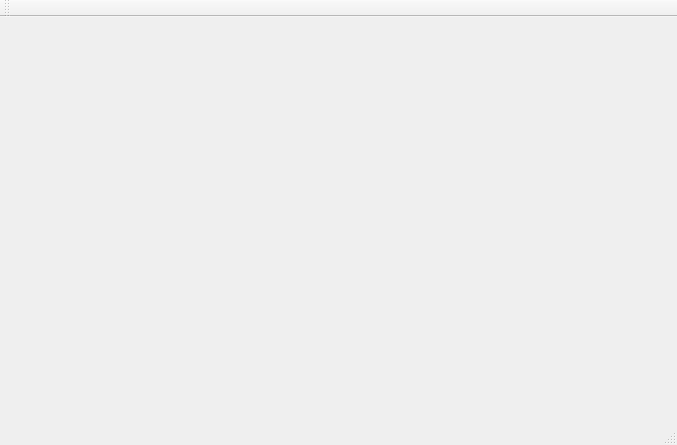
<?xml version="1.0" encoding="UTF-8"?>
<ui version="4.0">
 <class>MainWindow</class>
 <widget class="QMainWindow" name="MainWindow">
  <property name="geometry">
   <rect>
    <x>0</x>
    <y>0</y>
    <width>677</width>
    <height>445</height>
   </rect>
  </property>
  <property name="windowTitle">
   <string>MainWindow</string>
  </property>
  <widget class="QWidget" name="centralWidget">
   <widget class="QWidget" name="horizontalLayoutWidget">
    <property name="geometry">
     <rect>
      <x>-1</x>
      <y>90</y>
      <width>661</width>
      <height>191</height>
     </rect>
    </property>
    <layout class="QHBoxLayout" name="horizontalLayout">
     <item>
      <widget class="QWidget" name="dotButton" native="true">
       <property name="sizePolicy">
        <sizepolicy hsizetype="Preferred" vsizetype="Preferred">
         <horstretch>1</horstretch>
         <verstretch>0</verstretch>
        </sizepolicy>
       </property>
      </widget>
     </item>
     <item>
      <spacer name="horizontalSpacer">
       <property name="orientation">
        <enum>Qt::Horizontal</enum>
       </property>
       <property name="sizeHint" stdset="0">
        <size>
         <width>40</width>
         <height>20</height>
        </size>
       </property>
      </spacer>
     </item>
     <item>
      <widget class="QWidget" name="dashButton" native="true">
       <property name="sizePolicy">
        <sizepolicy hsizetype="Preferred" vsizetype="Preferred">
         <horstretch>1</horstretch>
         <verstretch>0</verstretch>
        </sizepolicy>
       </property>
      </widget>
     </item>
    </layout>
   </widget>
   <widget class="QWidget" name="endOfWordButton" native="true">
    <property name="geometry">
     <rect>
      <x>-1</x>
      <y>290</y>
      <width>661</width>
      <height>80</height>
     </rect>
    </property>
   </widget>
   <widget class="QWidget" name="backspaceButton" native="true">
    <property name="geometry">
     <rect>
      <x>0</x>
      <y>0</y>
      <width>661</width>
      <height>80</height>
     </rect>
    </property>
   </widget>
  </widget>
  <widget class="QMenuBar" name="menuBar">
   <property name="geometry">
    <rect>
     <x>0</x>
     <y>0</y>
     <width>677</width>
     <height>25</height>
    </rect>
   </property>
  </widget>
  <widget class="QToolBar" name="mainToolBar">
   <attribute name="toolBarArea">
    <enum>TopToolBarArea</enum>
   </attribute>
   <attribute name="toolBarBreak">
    <bool>false</bool>
   </attribute>
  </widget>
  <widget class="QStatusBar" name="statusBar"/>
 </widget>
 <layoutdefault spacing="6" margin="11"/>
 <resources/>
 <connections/>
</ui>
